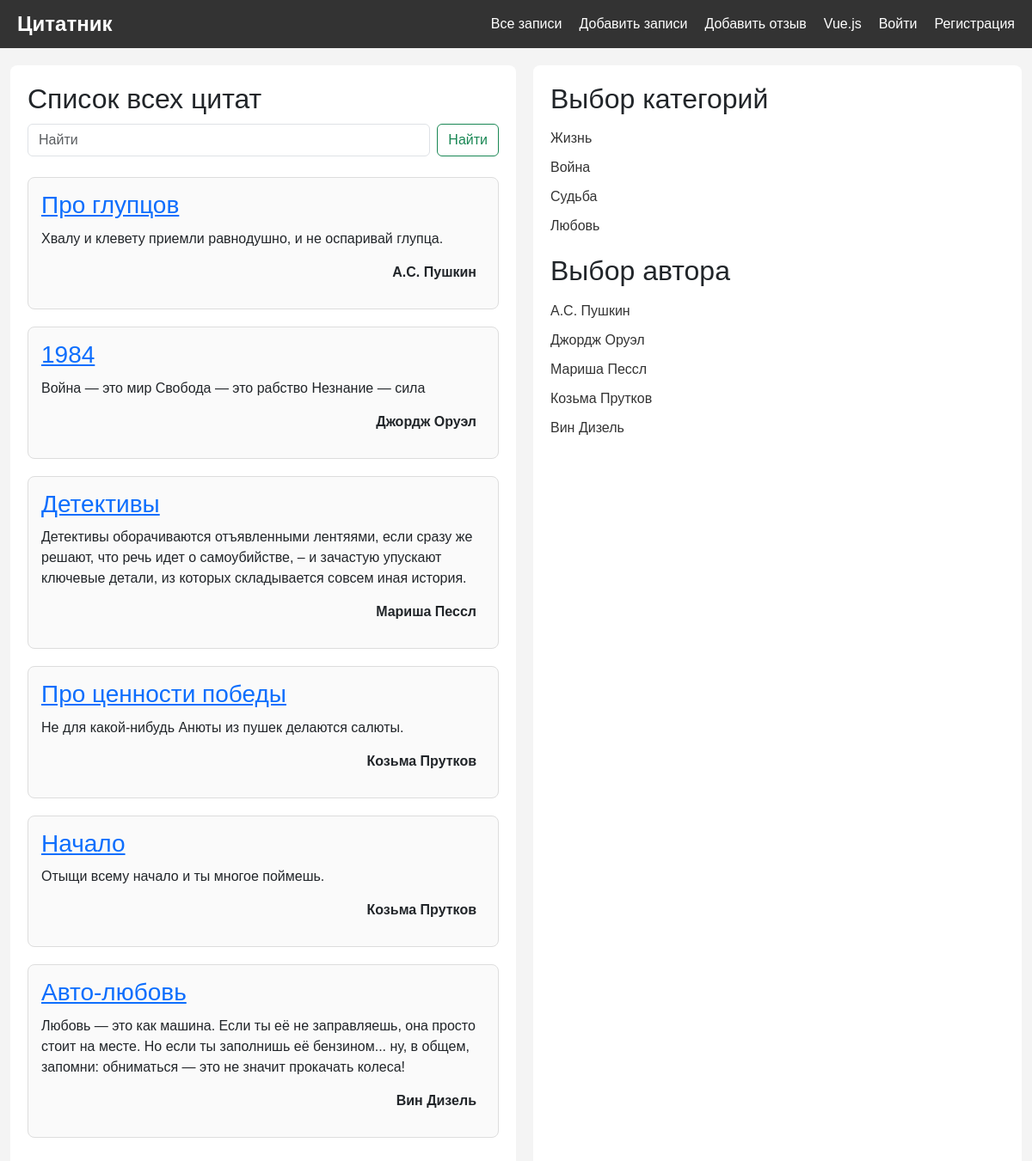
The app's page /notes with its own data.
### core/models.py (models this page shows, shortened)
class Note(models.Model):
    class Meta:
        verbose_name = 'Заметка'
        verbose_name_plural = 'Заметки'
    title = models.CharField( max_length=255, null=False )
    text = models.TextField( null=False )
    author = models.ForeignKey(
                               Author,
                               blank=True,
                               null=True,
                               on_delete=models.SET_DEFAULT,
                               related_name='note_author',
                               default='Автор неизвестен',
                               to_field='name'
                               )
    created_date = models.DateTimeField( auto_now_add=True )
    category = models.ForeignKey(
                                 NoteCategory,
                                 blank=True,
                                 null=True,
                                 on_delete=models.SET_DEFAULT,
                                 related_name='category_notes',
                                 default='Разное'
                                 )
    profile = models.ForeignKey(Profile,
                                related_name='profile_notes',
                                on_delete=models.CASCADE)

class Author(models.Model):
    name = models.CharField( max_length=255, unique=True )
    class Meta:
        verbose_name = 'Автор цитат'
        verbose_name_plural = 'Авторы цитат'
    def __str__(self):
        return self.name

class NoteCategory(models.Model):
    class Meta:
        verbose_name = 'Категория'
        verbose_name_plural = 'Категории'
    title = models.CharField(max_length = 255, verbose_name = 'Название')

### core/views.py (the view)
# urls.py: path( 'notes', notes, name='notes' ),
def notes(request):
    notes = Note.objects.all()
    categories = NoteCategory.objects.all()
    active_category = None
    category = request.GET.get('category')
    authors = Author.objects.all()
    active_author = None
    author = request.GET.get('author')
    if category:
        notes = Note.objects.filter( category__id = category )
        active_category = NoteCategory.objects.get( id = category )
    if author:
        notes = Note.objects.filter( author__id = author )
        active_author = Author.objects.get( id = author )
    context = {
        'notes':notes,
        'categories':categories,
        'notes':notes,
        'active_category':active_category,
        'authors':authors,
        'active_author':active_author
    }
    return render(request, 'notes.html', context)

### templates/notes.html (shortened to what this page needs)
{% extends 'base.html' %}
{% block content %}
<div class="main-content">
    <h2>Список всех цитат</h2>
    <form class="d-flex mb-4" role="search" action="{% url 'notes_search' %}">
        <input value="{{ search_text }}" name="text" class="form-control me-2" type="search" placeholder="Найти" aria-label="Search">
        <button class="btn btn-outline-success" type="submit">Найти</button>
    </form>
    {% for note in notes %}
    <div class="post-card">
        <h3><a href="{% url 'note_detail' note.id %}">{{note.title}}</a></h3>
        <div>
            <p>{{note.text}}</p>
            <p class="author-signature">{{note.author}}</p>
        </div>
    </div>
    {% endfor %}
</div>
<aside class="sidebar">
    <h2>Выбор категорий</h2>
    <ul>
        {% for category in categories %}
            {% if category.id == active_category.id   %}
                <li><a href="?category={{category.id}}"><b>{{category.title}}</b></a></li>
            {% else %}
                <li><a href="?category={{category.id}}">{{category.title}}</a></li>
            {% endif %}
        {% endfor %}
    </ul>
    <h2>Выбор автора</h2>
    <ul>
        {% for author in authors %}
            {% if author.id == active_author.id   %}
                <li><a href="?author={{author.id}}"><b>{{author.name}}</b></a></li>
            {% else %}
                <li><a href="?author={{author.id}}">{{author.name}}</a></li>
            {% endif %}
        {% endfor %}
    </ul>
</aside>
{% endblock %}

### templates/base.html (style rules this page uses)
body { font-family: Arial, sans-serif; margin: 0; padding: 0; background-color: #f4f4f4; }
.main-content { flex: 2; padding: 20px; background-color: #fff; border-radius: 8px; margin-right: 20px; max-width: 50%; }
.sidebar { flex: 1; padding: 20px; background-color: #fff; border-radius: 8px; }
h1, h2 { margin: 0; padding-bottom: 10px; }
.post-card { padding: 15px; margin-bottom: 20px; border: 1px solid #ddd; border-radius: 8px; background-color: #fafafa; }
.post-card h3 { margin: 0 0 10px; }
.post-card p { margin: 0 0 15px; }
ul { list-style-type: none; padding: 0; }
ul li { padding: 5px 0; }
ul li a { text-decoration: none; color: #333; }
.author-signature { text-align: right; padding-right: 10px; font-weight:550; }

### records on screen
Note: title "Про глупцов", text "Хвалу и клевету приемли равнодушно, и не оспаривай глупца.", author "А.С. Пушкин"
Note: title "1984", text "Война — это мир Свобода — это рабство Незнание — сила", author "Джордж Оруэл"
Note: title "Детективы", text "Детективы оборачиваются отъявленными лентяями, если сразу же решают, что речь идет о самоубийстве, – и зачастую упускают ключевые детали, из которых складывается совсем иная история.", author "Мариша Пессл"
Note: title "Про ценности победы", text "Не для какой-нибудь Анюты из пушек делаются салюты.", author "Козьма Прутков"
Note: title "Начало", text "Отыщи всему начало и ты многое поймешь.", author "Козьма Прутков"
Note: title "Авто-любовь", text "Любовь — это как машина. Если ты её не заправляешь, она просто стоит на месте. Но если ты заполнишь её бензином... ну, в общем, запомни: обниматься — это не значит прокачать колеса!", author "Вин Дизель"
NoteCategory: title "Жизнь"
NoteCategory: title "Война"
NoteCategory: title "Судьба"
NoteCategory: title "Любовь"
Author: name "А.С. Пушкин"
Author: name "Джордж Оруэл"
Author: name "Мариша Пессл"
Author: name "Козьма Прутков"
Author: name "Вин Дизель"
